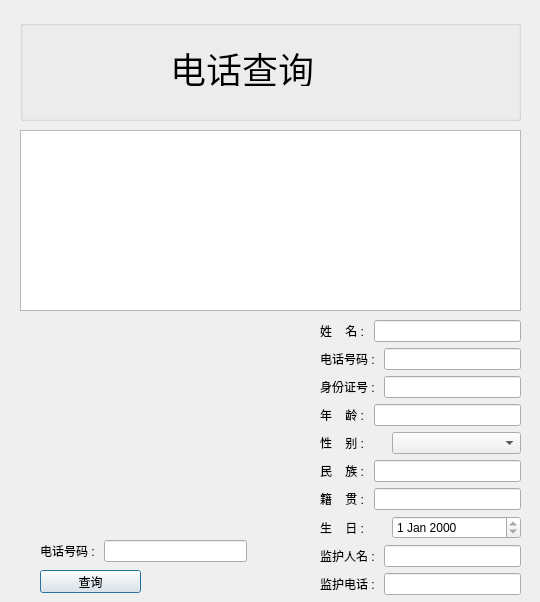
<?xml version="1.0" encoding="UTF-8"?>
<ui version="4.0">
 <class>phoneDialog</class>
 <widget class="QDialog" name="phoneDialog">
  <property name="geometry">
   <rect>
    <x>0</x>
    <y>0</y>
    <width>540</width>
    <height>602</height>
   </rect>
  </property>
  <property name="windowTitle">
   <string>Dialog</string>
  </property>
  <widget class="QLabel" name="label">
   <property name="geometry">
    <rect>
     <x>50</x>
     <y>330</y>
     <width>161</width>
     <height>181</height>
    </rect>
   </property>
   <property name="text">
    <string/>
   </property>
  </widget>
  <widget class="QWidget" name="layoutWidget">
   <property name="geometry">
    <rect>
     <x>320</x>
     <y>320</y>
     <width>201</width>
     <height>276</height>
    </rect>
   </property>
   <layout class="QVBoxLayout" name="verticalLayout">
    <item>
     <layout class="QHBoxLayout" name="horizontalLayout">
      <item>
       <widget class="QLabel" name="label_2">
        <property name="text">
         <string>姓    名 : </string>
        </property>
       </widget>
      </item>
      <item>
       <widget class="QLineEdit" name="lineEdit">
        <property name="alignment">
         <set>Qt::AlignRight|Qt::AlignTrailing|Qt::AlignVCenter</set>
        </property>
       </widget>
      </item>
     </layout>
    </item>
    <item>
     <layout class="QHBoxLayout" name="horizontalLayout_2">
      <item>
       <widget class="QLabel" name="label_3">
        <property name="text">
         <string>电话号码 : </string>
        </property>
       </widget>
      </item>
      <item>
       <widget class="QLineEdit" name="lineEdit_2">
        <property name="alignment">
         <set>Qt::AlignRight|Qt::AlignTrailing|Qt::AlignVCenter</set>
        </property>
       </widget>
      </item>
     </layout>
    </item>
    <item>
     <layout class="QHBoxLayout" name="horizontalLayout_4">
      <item>
       <widget class="QLabel" name="label_5">
        <property name="text">
         <string>身份证号 : </string>
        </property>
       </widget>
      </item>
      <item>
       <widget class="QLineEdit" name="lineEdit_3">
        <property name="alignment">
         <set>Qt::AlignRight|Qt::AlignTrailing|Qt::AlignVCenter</set>
        </property>
       </widget>
      </item>
     </layout>
    </item>
    <item>
     <layout class="QHBoxLayout" name="horizontalLayout_5">
      <item>
       <widget class="QLabel" name="label_6">
        <property name="text">
         <string>年    龄 : </string>
        </property>
       </widget>
      </item>
      <item>
       <widget class="QLineEdit" name="lineEdit_4">
        <property name="minimumSize">
         <size>
          <width>0</width>
          <height>0</height>
         </size>
        </property>
        <property name="alignment">
         <set>Qt::AlignRight|Qt::AlignTrailing|Qt::AlignVCenter</set>
        </property>
       </widget>
      </item>
     </layout>
    </item>
    <item>
     <layout class="QHBoxLayout" name="horizontalLayout_6">
      <item>
       <widget class="QLabel" name="label_7">
        <property name="maximumSize">
         <size>
          <width>66</width>
          <height>16777215</height>
         </size>
        </property>
        <property name="text">
         <string>性    别 : </string>
        </property>
       </widget>
      </item>
      <item>
       <widget class="QComboBox" name="comboBox">
        <property name="enabled">
         <bool>true</bool>
        </property>
        <property name="minimumSize">
         <size>
          <width>0</width>
          <height>0</height>
         </size>
        </property>
        <property name="layoutDirection">
         <enum>Qt::LeftToRight</enum>
        </property>
        <item>
         <property name="text">
          <string/>
         </property>
        </item>
        <item>
         <property name="text">
          <string>男</string>
         </property>
        </item>
        <item>
         <property name="text">
          <string>女</string>
         </property>
        </item>
       </widget>
      </item>
     </layout>
    </item>
    <item>
     <layout class="QHBoxLayout" name="horizontalLayout_7">
      <item>
       <widget class="QLabel" name="label_9">
        <property name="text">
         <string>民    族 : </string>
        </property>
       </widget>
      </item>
      <item>
       <widget class="QLineEdit" name="lineEdit_6">
        <property name="frame">
         <bool>true</bool>
        </property>
        <property name="alignment">
         <set>Qt::AlignRight|Qt::AlignTrailing|Qt::AlignVCenter</set>
        </property>
        <property name="readOnly">
         <bool>false</bool>
        </property>
       </widget>
      </item>
     </layout>
    </item>
    <item>
     <layout class="QHBoxLayout" name="horizontalLayout_9">
      <item>
       <widget class="QLabel" name="label_10">
        <property name="text">
         <string>籍    贯 : </string>
        </property>
       </widget>
      </item>
      <item>
       <widget class="QLineEdit" name="lineEdit_7">
        <property name="alignment">
         <set>Qt::AlignRight|Qt::AlignTrailing|Qt::AlignVCenter</set>
        </property>
       </widget>
      </item>
     </layout>
    </item>
    <item>
     <layout class="QHBoxLayout" name="horizontalLayout_3">
      <item>
       <widget class="QLabel" name="label_4">
        <property name="maximumSize">
         <size>
          <width>66</width>
          <height>16777215</height>
         </size>
        </property>
        <property name="text">
         <string>生    日 : </string>
        </property>
       </widget>
      </item>
      <item>
       <widget class="QDateEdit" name="dateEdit">
        <property name="minimumSize">
         <size>
          <width>0</width>
          <height>0</height>
         </size>
        </property>
        <property name="readOnly">
         <bool>true</bool>
        </property>
       </widget>
      </item>
     </layout>
    </item>
    <item>
     <layout class="QHBoxLayout" name="horizontalLayout_10">
      <item>
       <widget class="QLabel" name="label_11">
        <property name="text">
         <string>监护人名 : </string>
        </property>
       </widget>
      </item>
      <item>
       <widget class="QLineEdit" name="lineEdit_8">
        <property name="alignment">
         <set>Qt::AlignRight|Qt::AlignTrailing|Qt::AlignVCenter</set>
        </property>
       </widget>
      </item>
     </layout>
    </item>
    <item>
     <layout class="QHBoxLayout" name="horizontalLayout_11">
      <item>
       <widget class="QLabel" name="label_12">
        <property name="text">
         <string>监护电话 : </string>
        </property>
       </widget>
      </item>
      <item>
       <widget class="QLineEdit" name="lineEdit_9">
        <property name="alignment">
         <set>Qt::AlignRight|Qt::AlignTrailing|Qt::AlignVCenter</set>
        </property>
       </widget>
      </item>
     </layout>
    </item>
   </layout>
  </widget>
  <widget class="QTableView" name="tableView">
   <property name="geometry">
    <rect>
     <x>20</x>
     <y>130</y>
     <width>501</width>
     <height>181</height>
    </rect>
   </property>
  </widget>
  <widget class="QGroupBox" name="groupBox">
   <property name="geometry">
    <rect>
     <x>20</x>
     <y>20</y>
     <width>501</width>
     <height>101</height>
    </rect>
   </property>
   <property name="title">
    <string/>
   </property>
   <widget class="QLabel" name="label_8">
    <property name="geometry">
     <rect>
      <x>150</x>
      <y>30</y>
      <width>180</width>
      <height>36</height>
     </rect>
    </property>
    <property name="font">
     <font>
      <pointsize>27</pointsize>
     </font>
    </property>
    <property name="text">
     <string>电话查询</string>
    </property>
   </widget>
  </widget>
  <widget class="QWidget" name="layoutWidget_2">
   <property name="geometry">
    <rect>
     <x>40</x>
     <y>540</y>
     <width>207</width>
     <height>22</height>
    </rect>
   </property>
   <layout class="QHBoxLayout" name="horizontalLayout_8">
    <item>
     <widget class="QLabel" name="label_13">
      <property name="text">
       <string>电话号码 : </string>
      </property>
     </widget>
    </item>
    <item>
     <widget class="QLineEdit" name="lineEdit_5">
      <property name="alignment">
       <set>Qt::AlignRight|Qt::AlignTrailing|Qt::AlignVCenter</set>
      </property>
     </widget>
    </item>
   </layout>
  </widget>
  <widget class="QPushButton" name="pushButton">
   <property name="geometry">
    <rect>
     <x>40</x>
     <y>570</y>
     <width>101</width>
     <height>23</height>
    </rect>
   </property>
   <property name="text">
    <string>查询</string>
   </property>
  </widget>
 </widget>
 <resources/>
 <connections/>
</ui>
